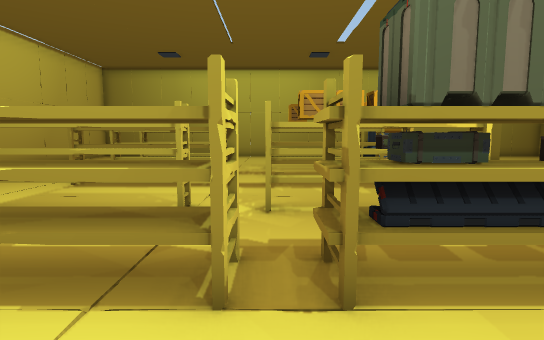
view 1 (above)

19 first-person views from a walk through a Unity game level. The camera is 1.4 m above the floor, tilts 6° down and sees 80° across. The floor is counted in squares, 1 m on a side. Each view is taken from the middle of a square. On the plan, view 1 faces up. The plan holds only what a view shows up to about 15 squares ahead; the rest is blank. Some animated figures are not drawn.

view 2
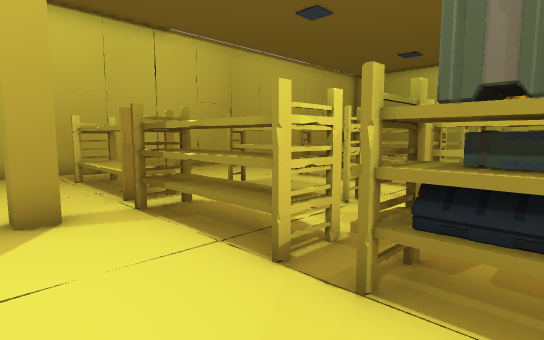

view 3
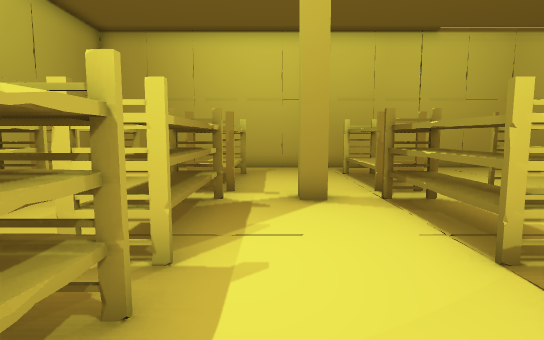

view 4
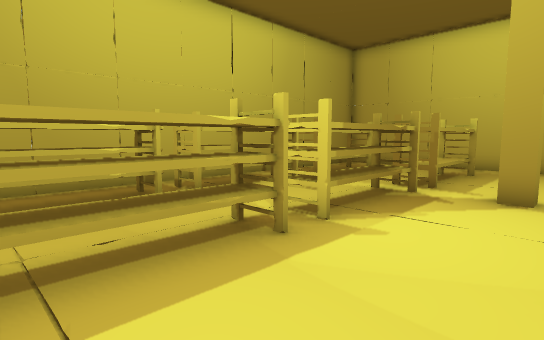

view 5
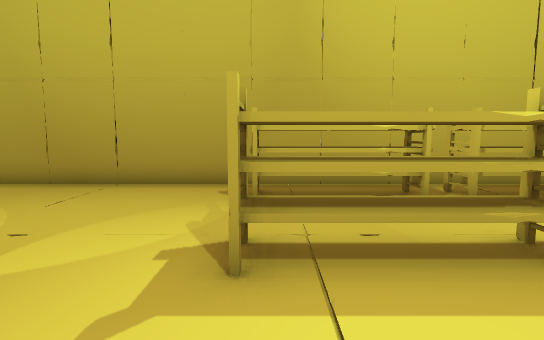

view 6
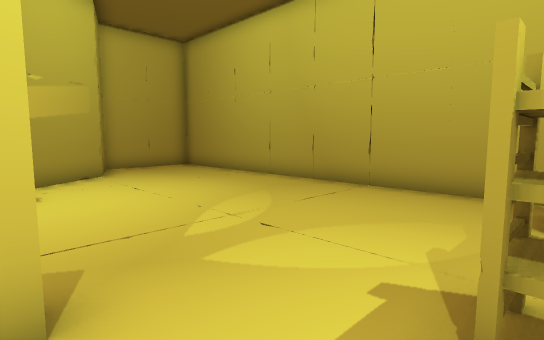

view 7
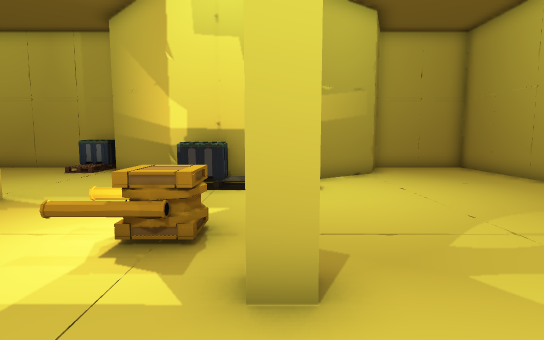

view 8
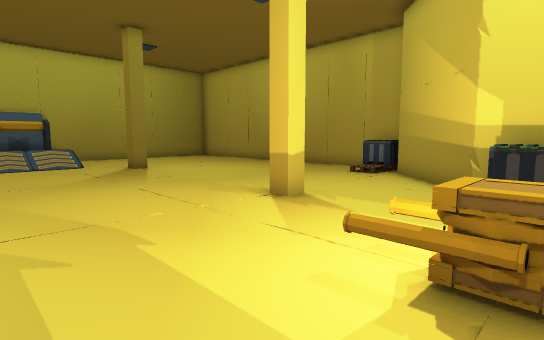

view 9
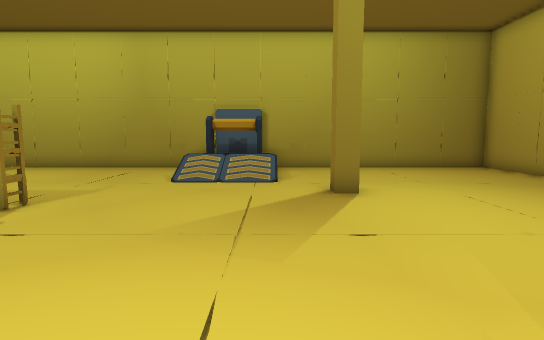

view 10
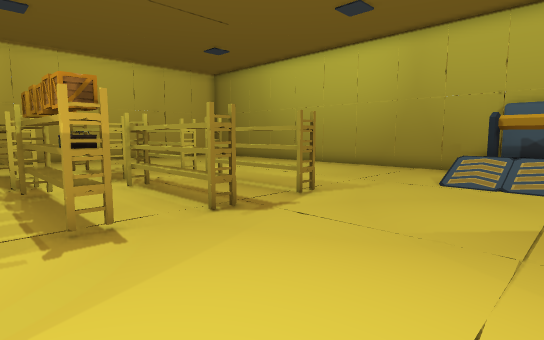

view 11
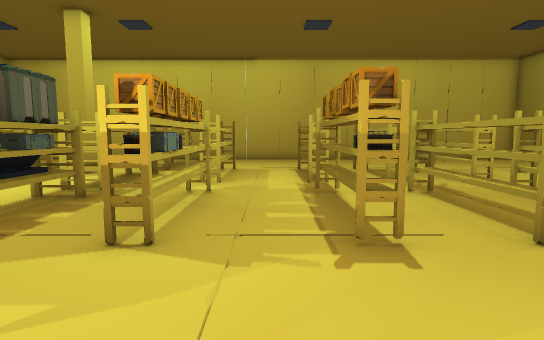

view 12
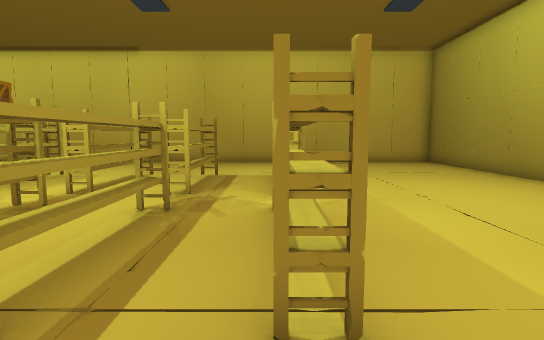

view 13
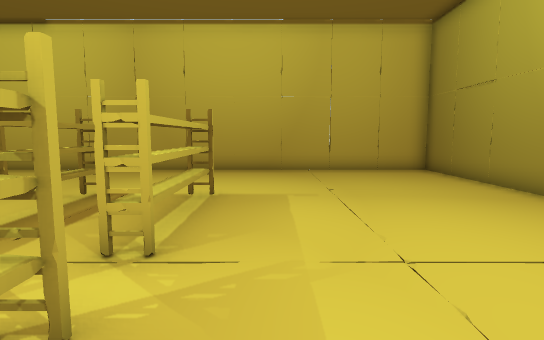

view 14
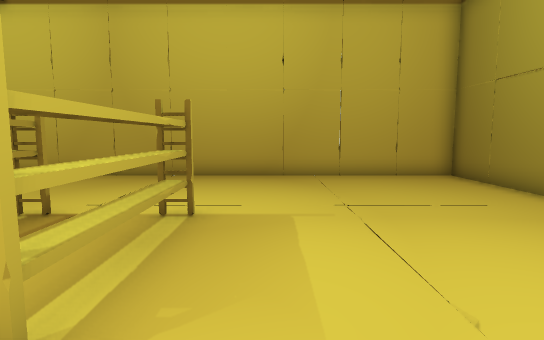

view 15
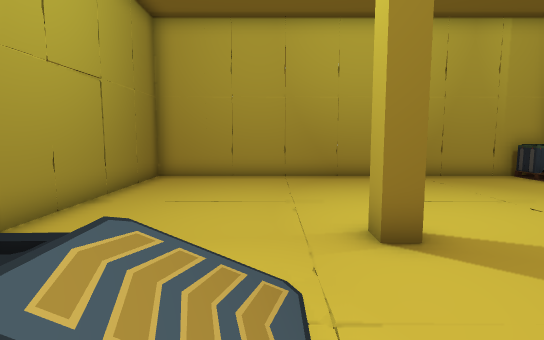

view 16
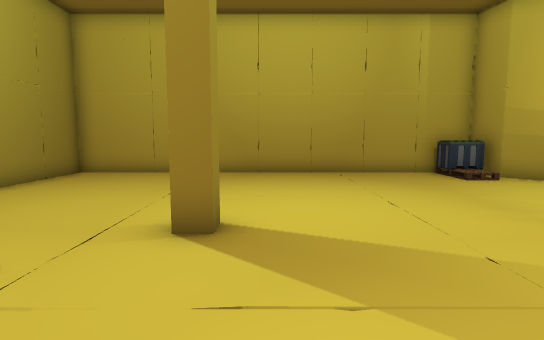

view 17
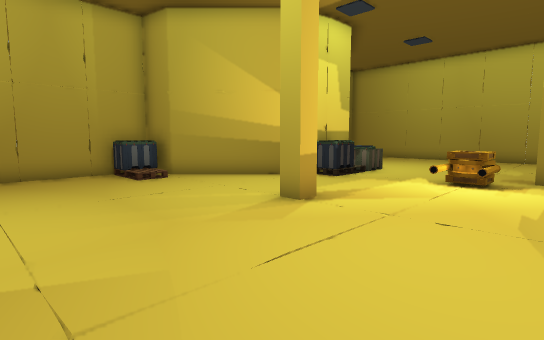

view 18
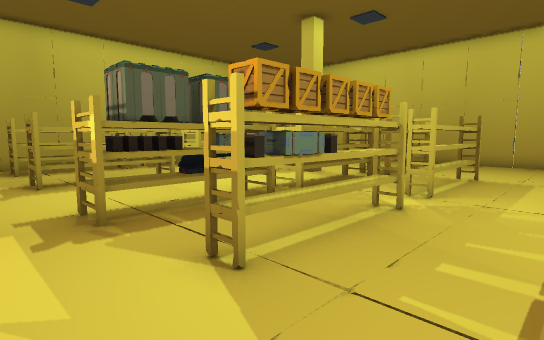

view 19
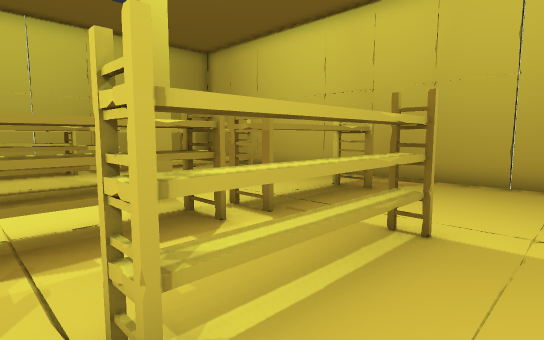

### Floor plan
Points are (right, up) in squares from view 1. A wall is a line through its corners. A room is listed if a view was taken in it or the views show most of it. See-through windows are left out.
Room 1 (views 1, 2, 3, 4, 5, 6, 7, 8, 9, 10, 11, 12, 13, 14, 15, 16, 17, 18, 19)
walls: (6.6, 0.5) (6.6, 1.2); (11.2, 7) (10.5, 7) (10.5, 7.6) (11.1, 7.6); (-4.6, 1.2) (-4, 1.2) (-4, 0.6) (-4.6, 0.6); (13.5, 2.4) (13.7, 4) (17, 7.2) (18.4, 7.5) (18.4, 22.4) (9.5, 22.4); (11.2, 15.8) (10.5, 15.8) (10.5, 16.4) (11.2, 16.4); (13.4, 0.9) (13.5, 2.7); (6.6, 22.4) (-11.4, 22.4) (-11.4, -6.6); (8.4, 22.2) (6.5, 22.2); (-8, -7.4) (18.4, -7.4) (18.4, -3.6) (16.1, -2.7) (14.5, -0.6); (-10.2, -7.4) (-9.5, -7.4)
objects: other object (-9, -6) to (-5, -5); other object (-9, -2) to (-5, -1); other object (-9, 3) to (-5, 4); other object (-6, 6); other object (-6, 9); other object (-6, 12); other object (-6, 14); other object (-5, 6) to (-3, 6); other object (-5, 9) to (-2, 10); other object (-5, 12) to (-3, 12); other object (-5, 14) to (-3, 14); other object (-4, -6) to (-1, -5); other object (-4, -2) to (-1, -1); other object (-4, 3) to (-1, 4); other object (-2, 6); other object (-2, 9); other object (-2, 12); other object (-2, 14); other object (0, 6); other object (0, 9); other object (0, 9) to (2, 10); other object (0, 12); other object (0, 14); other object (1, -6) to (4, -5); other object (1, -2) to (4, -1); crate (1, 3) to (2, 3); other object (1, 4); other object (1, 6) to (2, 6); other object (1, 12) to (3, 12); other object (1, 14) to (3, 14); crate (3, 3) to (4, 3); crate (3, 6); other object (3, 9); other object (4, 4); other object (4, 6); other object (4, 8); crate (4, 9); other object (4, 12); other object (4, 14); other object (6, 21) to (9, 23); crate (8, 2) to (9, 2); pipe (8, 3) to (8, 4); pipe (9, 3) to (9, 4); crate (12, 0) to (13, 1); crate (13, 2) to (13, 3); crate (17, 8) to (18, 9)

Where each view was taken, in squares from view 1:
view 1: 0 up, 0 right, facing up
view 2: 0 up, 2 right, facing up-left
view 3: 0 up, 3 right, facing left
view 4: 2 up, 4 right, facing down-left
view 5: 2 up, 4 right, facing down
view 6: 1 up, 4 right, facing down-right
view 7: 1 up, 4 right, facing right
view 8: 2 up, 5 right, facing up-right
view 9: 8 up, 9 right, facing up
view 10: 8 up, 9 right, facing up-left
view 11: 8 up, 8 right, facing left
view 12: 14 up, 6 right, facing left
view 13: 16 up, 2 right, facing left
view 14: 16 up, 0 right, facing left
view 15: 18 up, 6 right, facing right
view 16: 15 up, 6 right, facing right
view 17: 13 up, 6 right, facing down-right
view 18: 9 up, 6 right, facing down-left
view 19: 8 up, 1 left, facing down-left
